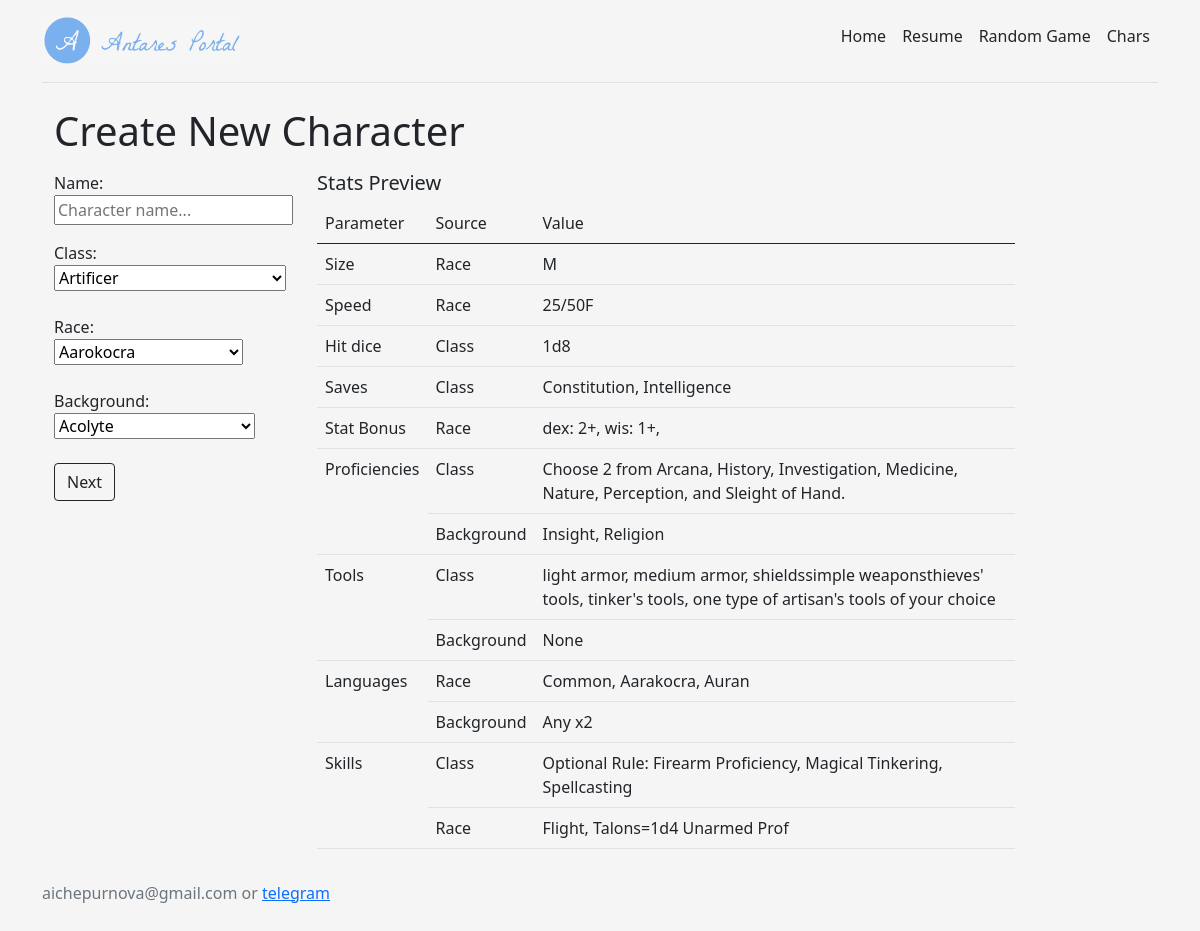
/chars/create_new_character, run on the app's committed database.
### models.py (models this page shows, shortened)
class Races(base):
    __tablename__ = 'races'
    index = Column(Integer, primary_key=True)
    race = Column(String(140))
    subrace = Column(String(140))
    size = Column(String(140))
    speed = Column(String(140))
    strength = Column(String(140))
    dex = Column(String(140))
    con = Column(String(140))
    intellegence = Column(String(140))
    wis = Column(String(140))
    cha = Column(String(140))
    stat = Column(String(140))
    race_full = Column(String(140))
    bonuses = Column(String(140))
    languages = Column(String(140))
    skills = Column(String(140))
    source = Column(String(140))
    @classmethod
    def get_data(cls, filters_dict: dict = {}, out_cols: list = []) -> pd.DataFrame:
        filters = []
        if out_cols:
            cols = [cls.__dict__[k] for k in out_cols]
            query = dwh_session.query(*cols).filter(and_(*filters))
        else:
            query = dwh_session.query(cls).filter(and_(*filters))
        df = pd.read_sql(query.statement, dwh_db.connect())
        return df

class Classes(base):
    __tablename__ = 'classes'
    index = Column(Integer, primary_key=True)
    class_en = Column(String)
    href = Column(String)
    table = Column(String)
    descriptions = Column(String)
    dice = Column(String)
    tools = Column(String)
    saves = Column(String)
    equipment = Column(String)
    starting_skills = Column(String)
    proficiencies = Column(String)
    @classmethod
    def get_data(cls, class_en = None):
        if class_en:
            query = dwh_session.query(cls).filter(cls.class_en == class_en)
        else:
            query = dwh_session.query(cls)
        conn = dwh_db.connect()
        df = pd.read_sql(query.statement, conn)
        conn.close()
        return df

class Backgrounds(base):
    __tablename__ = 'backgrounds'
    index = Column(Integer, primary_key=True)
    background = Column(String)
    languages = Column(String)
    source = Column(String)
    page = Column(String)
    tools = Column(String)
    proficiencies = Column(String)
    @classmethod
    def get_data(cls, filters_dict: dict = {}, out_cols: list = []) -> pd.DataFrame:
        filters = []
        if out_cols:
            cols = [cls.__dict__[k] for k in out_cols]
            query = dwh_session.query(*cols).filter(and_(*filters))
        else:
            query = dwh_session.query(cls).filter(and_(*filters))
        df = pd.read_sql(query.statement, dwh_db.connect())
        return df

### views_chars.py (the view)
@app.route('/chars/create_new_character')
def create_new_character():
    classes = Classes.get_data()
    races = Races.get_data()
    backgrounds = Backgrounds.get_data()
    classes_list = list(classes['class_en'].unique())
    races_list = list(races['race_full'])
    backgrounds_list = list(backgrounds['background'])
    preview = {
        'class': classes['class_en'][0],
        'race': races['race_full'][0],
        'background': backgrounds['background'][0],
        'size': races['size'][0],
        'speed': races['speed'][0],
        'dice': classes['dice'][0],
        'saves': classes['saves'][0],
        'bonuses': races['bonuses'][0],
        'proficiencies': {
            'class': classes['proficiencies'][0],
            'bg': backgrounds['proficiencies'][0],
            'all': ['Athletics (STR)', 'Acrobatics (DEX)', 'Sleight of Hand (DEX)', 'Stealth (DEX)',
                    'Arcana (INT)', 'History (INT)', 'Investigation (INT)', 'Nature (INT)', 'Religion (INT)',
                    'Animal Handling (WIS)', 'Insight (WIS)', 'Medicine (WIS)', 'Perception (WIS)', 'Survival (WIS)',
                    'Deception (CHA)', 'Intimidation (CHA)', 'Performance (CHA)', 'Persuasion (CHA)']
        },
        'tools': {
            'class': classes['tools'][0],
            'bg': backgrounds['tools'][0]
        },
        'languages': {
            'race': races['languages'][0],
            'bg': backgrounds['languages'][0]
        },
        'skills': {
            'class': classes['starting_skills'][0],
            'race': races['skills'][0]
        }
    }
    return render_template('chars_create.html',
                           classes=classes_list,
                           races=races_list,
                           backgrounds=backgrounds_list,
                           preview=preview)

### templates/chars_create.html (shortened to what this page needs)
{% extends "header.html" %}
{% block content %}
<div class="container">
    <div class="h1" >
        <p>Create New Character</p>
    </div>
    <div class="row" id="step1">
        <div class="col-md-auto">
            <form id="chars-create-form">
                <div>Name:
                  <p><input placeholder="Character name..."></p>
                </div>
                <div>
                    <label>Class: </label>
                    <br>
                    <select id="class-select">
                        {% for class in classes %}
                            {% if class == preview.class %}
                                <option value="{{ class }}" selected="selected"> {{ class }}</option>
                            {% else %}
                                <option value="{{ class }}"> {{ class }}</option>
                            {% endif %}
                        {% endfor %}
                    </select>
                    <br>
                </div>
                <br>
                <div>
                    <label>Race: </label>
                    <br>
                    <select id="race-select">
                    {% for race in races %}
                        {% if race == preview.race %}
                            <option value="{{ race }}" selected="selected"> {{ race }}</option>
                        {% else %}
                            <option value="{{ race }}"> {{ race }}</option>
                        {% endif %}
                    {% endfor %}
                    </select>
                </div>
                <br>
                <div>
                    <label>Background: </label>
                    <br>
                    <select id="bg-select">
                    {% for background in backgrounds %}
                        {% if background == preview.background %}
                            <option value="{{ background }}" selected="selected"> {{ background }}</option>
                        {% else %}
                            <option value="{{ background }}"> {{ background }}</option>
                        {% endif %}
                    {% endfor %}
                    </select>
                </div>
                <br>
                <div style="overflow:auto;">
                  <div style="float:left;">
                    <button type="button" id="btn-step2" class="btnRollDice btn btn-outline-dark">Next</button>
                  </div>
                </div>
            </form>
        </div>
        <div class="col-lg-auto">
            <h5>Stats Preview</h5>
            <div class="tg-wrap">
                <table class="table table-hover table-responsive">
                    <thead>
                    <tr>
                        <td>Parameter</td>
                        <td>Source</td>
                        <td>Value</td>
                    </tr>
                    </thead>
                    <tbody>
                       <tr>
                        <td>Size</td>
                        <td>Race</td>
                        <td id="info-size">{{ preview.size }}</td>
                      </tr>
                      <tr>
                        <td>Speed</td>
                        <td>Race</td>
                        <td id="info-speed">{{ preview.speed }}</td>
                      </tr>
                      <tr>
                        <td>Hit dice</td>
                        <td>Class</td>
                        <td id="info-dice">{{ preview.dice }}</td>
                      </tr>
                      <tr>
                        <td>Saves</td>
                        <td>Class</td>
                        <td id="info-saves">{{ preview.saves }}</td>
                      </tr>
                      <tr>
                        <td>Stat Bonus</td>
                        <td>Race</td>
                        <td id="info-bonuses">{{ preview.bonuses }}</td>
                      </tr>
                      <tr>
                        <td rowspan="2">Proficiencies</td>
                        <td>Class</td>
                        <td id="info-proficiencies-class">{{ preview.proficiencies.class }}</td>
                      </tr>
                      <tr>
                        <td>Background</td>
                        <td id="info-proficiencies-bg">{{ preview.proficiencies.bg }}</td>
                      </tr>
                      <tr>
                        <td rowspan="2">Tools</td>
                        <td>Class</td>
                        <td id="info-tools-class" style="word-wrap:break-word;width:30em">{{ preview.tools.class }}</td>
                      </tr>
                      <tr>
                        <td>Background</td>
                        <td id="info-tools-bg">{{ preview.tools.bg }}</td>
                      </tr>
                      <tr>
                        <td rowspan="2">Languages</td>
                        <td>Race</td>
                        <td id="info-languages-race">{{ preview.languages.race }}</td>
                      </tr>
                      <tr>
                        <td>Background</td>
                        <td id="info-languages-bg">{{ preview.languages.bg }}</td>
                      </tr>
                      <tr>
                        <td rowspan="2">Skills</td>
                        <td>Class</td>
                        <td id="info-skills-class">{{preview.skills.class }}</td>
                      </tr>
                      <tr>
                        <td>Race</td>
                        <td id="info-skills-race">{{ preview.skills.race }}</td>
                      </tr>
                    </tbody>
                </table>
            </div>
        </div>
    </div>
</div>
{% endblock %}

### templates/header.html (style rules this page uses)
html, body { height:100% }

### data on the page
Races: speed "25/50F", bonuses "dex: 2+, wis: 1+,", languages.race "Common, Aarakocra, Auran", skills.race "Flight, Talons=1d4 Unarmed Prof"
Classes: dice "1d8", saves "Constitution, Intelligence", proficiencies.class "Choose 2 from Arcana, History, Investigation, Medicine, Nature, Perception, and Sleight of Hand.", tools.class "light armor, medium armor, shieldssimple weaponsthieves' tools, tinker's tools, one type of artisan's tools of your choice", skills.class "Optional Rule: Firearm Proficiency, Magical Tinkering, Spellcasting"
Backgrounds: proficiencies.bg "Insight, Religion", tools.bg "None", languages.bg "Any x2"

### other printed values
{{ preview.size }} "M"
form field value "Artificer"
form field value "Aarokocra"
form field value "Acolyte"
